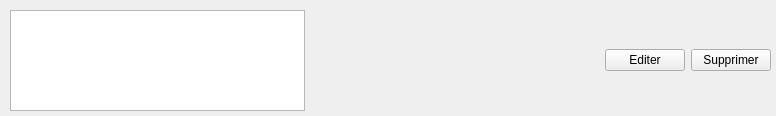
<?xml version="1.0" encoding="UTF-8"?>
<ui version="4.0">
 <class>OneReorganizeWidget</class>
 <widget class="QWidget" name="OneReorganizeWidget">
  <property name="geometry">
   <rect>
    <x>0</x>
    <y>0</y>
    <width>776</width>
    <height>116</height>
   </rect>
  </property>
  <property name="windowTitle">
   <string>Form</string>
  </property>
  <widget class="QWidget" name="horizontalLayoutWidget">
   <property name="geometry">
    <rect>
     <x>10</x>
     <y>10</y>
     <width>761</width>
     <height>101</height>
    </rect>
   </property>
   <layout class="QHBoxLayout" name="horizontalLayout">
    <item>
     <widget class="MyListSelector" name="listWidget"/>
    </item>
    <item>
     <spacer name="horizontalSpacer">
      <property name="orientation">
       <enum>Qt::Horizontal</enum>
      </property>
      <property name="sizeHint" stdset="0">
       <size>
        <width>40</width>
        <height>20</height>
       </size>
      </property>
     </spacer>
    </item>
    <item>
     <widget class="QPushButton" name="EditerButton">
      <property name="text">
       <string>Editer</string>
      </property>
     </widget>
    </item>
    <item>
     <widget class="QPushButton" name="RemoveButton">
      <property name="text">
       <string>Supprimer</string>
      </property>
     </widget>
    </item>
   </layout>
  </widget>
 </widget>
 <customwidgets>
  <customwidget>
   <class>MyListSelector</class>
   <extends>QListWidget</extends>
   <header>mylistselector.h</header>
  </customwidget>
 </customwidgets>
 <resources/>
 <connections/>
</ui>
